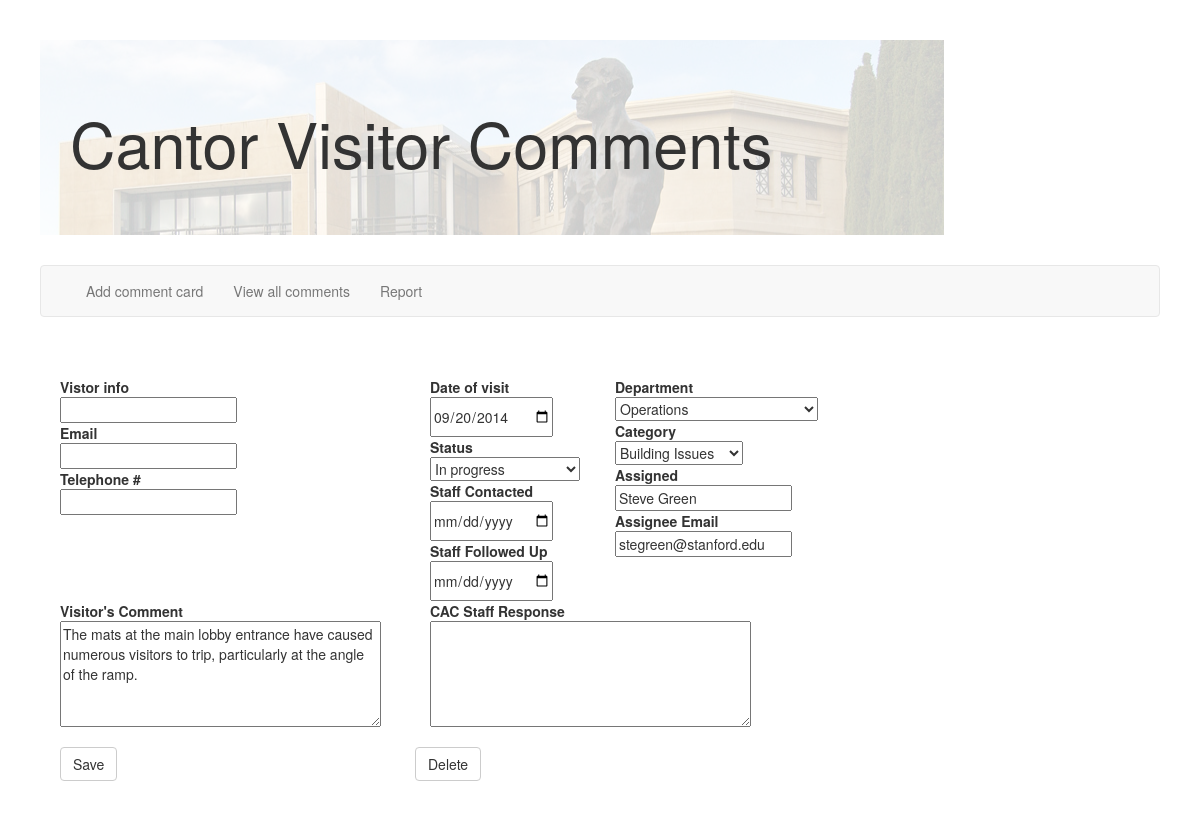
Page /edit_comment.php?commentID=270 on the committed database.
### tables this page shows
CREATE TABLE Comments(CommentID integer PRIMARY KEY, Date datetime, CommentText varchar, 
Name varchar, Telephone varchar, Email varchar, Status varchar, Department varchar, 
Category varchar, Assignee varchar, AssigneeEmail varchar, ContactDate datetime, FollowUpDate datetime, StaffResponse varchar);

### edit_comment.php (the view, shortened to what this page needs)
<html>
<head>
  <link href="bootstrap/css/bootstrap.min.css" rel="stylesheet">
</head>
<?php
	include ('./cantorsqlitedb.php');
?>
<div class="content">
<?php
  if($_GET["commentID"]) {
    $commentID = $_GET["commentID"];
    try {
      $db->beginTransaction();
      $query = "Select * from Comments where CommentID=" . $commentID;
      $result = $db->query($query);
      $row = $result->fetch();
      $date = $row["Date"];
      $name = $row["Name"];
      $status = $row["Status"];
      $comment = $row["CommentText"];
      $telephone = $row["Telephone"];
      $email = $row["Email"];
      $assignee = $row["Assignee"];
      $assignee_email = $row["AssigneeEmail"];
      $department = $row["Department"];
      $contact_date = $row["ContactDate"];
      $follow_up_date = $row["FollowUpDate"];
      $category = $row["Category"];
      $staffResponse = $row["StaffResponse"];
      echo "<form role=\"form\" method=\"POST\">";
      echo "<br><input type=\"hidden\" name=\"commentID\" value=\"" . $commentID . "\">";
      echo "<div class=\"row\">";
      echo "<div class=\"col-md-4\">";
      echo "<strong>Vistor info</strong>";
      echo "<br><input type=\"text\" name=\"name\" value=\"" . $name . "\">";
      echo "<br><strong>Email</strong>";
      echo "<br><input type=\"text\" name=\"email\" value=\"" . $email . "\">";
      echo "<br><strong>Telephone #</strong>";
      echo "<br><input type=\"text\" name=\"telephone\" value=\"" . $telephone . "\">";
      echo "</div>";
      echo "<div class=\"col-md-2\">";
      echo "<strong>Date of visit</strong>";
      echo "<br><input type=\"date\" name=\"date\" value=\"" . $date . "\">";
      echo "<br><strong>Status</strong>";
      $statuses = array("No action necessary", "Action required", "Contact visitor", "Issue solved", "In progress");
      echo "<br><select name=\"status\">";
      foreach ($statuses as $stat) {
        if ($status == $stat)
        {
        	echo "<option selected=\"selected\" value=\"" . $stat . "\">" . $stat . "</option>";
        } else {
      		echo "<option value=\"" . $stat . "\">" . $stat . "</option>";
      	}
      }
      echo "</select>";
      echo "<br><strong>Staff Contacted</strong>";
      echo "<br><input type=\"date\" name=\"contact_date\" value=\"" . $contact_date . "\">";
      echo "<br><strong>Staff Followed Up</strong>";
      echo "<br><input type=\"date\" name=\"follow_up_date\" value=\"" . $follow_up_date . "\">";
      echo "</div>";
      echo "<div class=\"col-md-2\">";
      echo "<strong>Department</strong>";
      $departments = array("Administration", "Operations", "Curatorial Staff",
      					"Curatorial Assistants", "Education Staff",
      					"External Relations Staff", "Collections", "Art Preparotors",
      					"Rights and Reproductions", "CAC Internal (Administration)",
      					"Security");
      echo "</br><select name=\"department\">";
      foreach ($departments as $dep) {
        if ($department == $dep)
        {
        	echo "<option selected=\"selected\" value=\"" . $dep . "\">" . $dep . "</option>";
        } else {
      		echo "<option value=\"" . $dep . "\">" . $dep . "</option>";
      	}
      }
      echo "</select>";
      echo "</br><strong>Category</strong>";
      $categories = array("Parking", "Exhibition", "Bookstore", "Compliments", "E-News",
      					"Building Issues", "Security", "Business", "Maps/Direction",
      					"Docents", "Cafe", "Complaints", "Family Programs",
      					"Lost and Found");
      echo "</br><select name=\"category\">";
      foreach ($categories as $cat) {
        if ($category == $cat)
        {
        	echo "<option selected=\"selected\" value=\"" . $cat . "\">" . $cat . "</option>";
        } else {
      		echo "<option value=\"" . $cat . "\">" . $cat . "</option>";
      	}
      }
      echo "</select>";
      echo "</br><strong>Assigned</strong>";
      echo "</br><input type=\"text\" name=\"assignee\" value=\"" . $assignee . "\">";
      echo "</br><strong>Assignee Email</strong>";
      echo "</br><input type=\"text\" name=\"assignee_email\" value=\"" . $assignee_email . "\">";
      echo "</div>";
      echo "</div>";
      echo "<div class=\"row\">";
      echo "<div class=\"col-md-4\">";
      echo "<strong>Visitor's Comment</strong>";
      echo "</br><textarea rows=\"5\" cols=\"40\" name=\"comment\">" . $comment . "</textarea>";
      echo "</div>";
      echo "<div class=\"col-md-4\">";
      echo "<strong>CAC Staff Response</strong>";
      echo "</br><textarea rows=\"5\" cols=\"40\" name=\"staffResponse\">" . $staffResponse . "</textarea>";
      echo "</div>";
      echo "</div>";
      echo "
        <div class=\"row\">
        <br>
        <div class=\"col-md-4\">
          <input type=\"hidden\" name=\"commentID\" value=\"" . $commentID . "\"/>
          <button type=\"submit\" class=\"btn btn-default\">Save</button>
        </div>
        </form>
        <form role=\"form\" method=\"POST\">
          <input type=\"hidden\" name=\"commentID\" value=\"" . $commentID . "\"/>
          <input type=\"hidden\" name=\"delete\"/>
          <button type=\"submit\" class=\"btn btn-default\" value=\"delete\">Delete</button>
        </form>
        </div>";
    } catch (Exception $e) {
      echo "<h3>Exception" . $e . "</h3>";
    }
  } else {
    header('Location: http://cgi.stanford.edu/~tsantos/view_comments.php');
  }
?>
</body>
</html>

### public/css/general.css (style rules this page uses)
body { margin: 40px; }
.content { padding: 20px; }
.jumbotron { position: relative; background: none; }
.jumbotron:after { content:""; background-color:#00ff00; background: url("../images/cantor_jumbotron.jpg"); background-repeat:no-repeat; opacity: 0.2; top: 0; left: 0; bottom: 0; right: 0; position: absolute; z-index: -1; }

### rows in the picture
comments: date "09/20/2014", status "In progress", department "Operations", category "Building Issues", assignee "Steve Green", assignee_email "stegreen@stanford.edu", comment "The mats at the main lobby entrance have caused numerous visitors to trip, particularly at the angle of the ramp."
